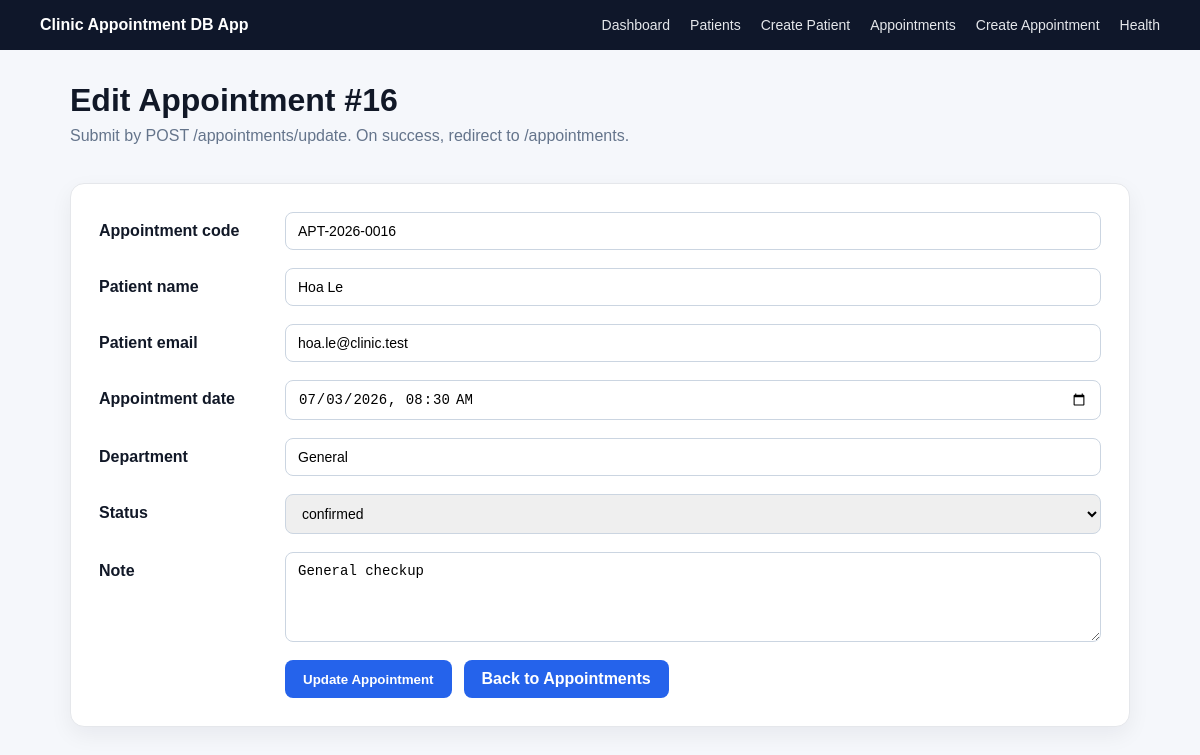
Screenshot of /appointments/edit?id=16 with the database file from the repository.
### tables this page shows
CREATE TABLE appointments (
    id INT AUTO_INCREMENT PRIMARY KEY,
    appointment_code VARCHAR(50) NOT NULL,
    patient_name VARCHAR(100) NOT NULL,
    patient_email VARCHAR(150),
    appointment_date DATETIME NOT NULL,
    department VARCHAR(100) NOT NULL DEFAULT 'General',
    status ENUM('scheduled', 'confirmed', 'completed', 'cancelled') NOT NULL DEFAULT 'scheduled',
    note TEXT,
    created_at DATETIME NOT NULL DEFAULT CURRENT_TIMESTAMP,
    updated_at DATETIME NOT NULL DEFAULT CURRENT_TIMESTAMP ON UPDATE CURRENT_TIMESTAMP,
    UNIQUE KEY unique_appointment_code (appointment_code),
    INDEX idx_appointments_created_at (created_at),
    INDEX idx_appointments_status_created_at (status, created_at),
    INDEX idx_appointments_date (appointment_date),
    INDEX idx_appointments_patient_email (patient_email)
);

### app/Core/helpers.php (called while the page is built, shortened)
<?php
function e(mixed $value): string
{
    return htmlspecialchars((string) $value, ENT_QUOTES, 'UTF-8');
}
function render(string $path, array $data = [], string $title = 'Lab05 App'): void
{
    extract($data);
    require __DIR__ . '/../Views/' . $path . '.php';
    require __DIR__ . '/../Views/layout.php';
}
function old(array $data, string $key, mixed $default = ''): mixed
{
    return $data[$key] ?? $default;
}

### app/Controllers/AppointmentController.php (called while the page is built, shortened)
<?php
class AppointmentController
{
    private function repository(): AppointmentRepository
    {
        $config = require __DIR__ . '/../../config/database.php';
        $pdo = (new Database($config))->getConnection();
        return new AppointmentRepository($pdo);
    }
    public function edit(): void
    {
        $id = (int) ($_GET['id'] ?? 0);
        try {
            $appointment = $this->repository()->findById($id);
            $appointment['appointment_date'] = date('Y-m-d\TH:i', strtotime($appointment['appointment_date']));
            render('appointments/edit', [
                'data' => $appointment,
                'errors' => [],
            ], 'Edit Appointment');
        } catch (Throwable $e) {
            log_error($e);
            http_response_code(500);
            render('errors/500', [
                'message' => 'Sorry, we could not load this appointment right now.',
            ], 'Something went wrong');
        }
    }
}

### public/index.php (called while the page is built, shortened)
<?php
require __DIR__ . '/../app/Core/helpers.php';
require __DIR__ . '/../app/Repositories/AppointmentRepository.php';
require __DIR__ . '/../app/Controllers/AppointmentController.php';
$router = new Router();
$router->get('/', [HomeController::class, 'index']);
$router->get('/health', [HealthController::class, 'index']);
$router->get('/patients', [PatientController::class, 'index']);
$router->get('/patients/create', [PatientController::class, 'create']);
$router->post('/patients/store', [PatientController::class, 'store']);
$router->get('/patients/edit', [PatientController::class, 'edit']);
$router->post('/patients/update', [PatientController::class, 'update']);
$router->post('/patients/delete', [PatientController::class, 'delete']);
$router->get('/appointments', [AppointmentController::class, 'index']);
$router->get('/appointments/create', [AppointmentController::class, 'create']);
$router->post('/appointments/store', [AppointmentController::class, 'store']);
$router->get('/appointments/edit', [AppointmentController::class, 'edit']);
$router->post('/appointments/update', [AppointmentController::class, 'update']);
$router->post('/appointments/delete', [AppointmentController::class, 'delete']);
$router->dispatch($_SERVER['REQUEST_METHOD'], $_SERVER['REQUEST_URI']);

### app/Repositories/AppointmentRepository.php (called while the page is built, shortened)
<?php
class AppointmentRepository
{
    public function findById(int $id): ?array
    {
        $stmt = $this->db->prepare("SELECT * FROM appointments WHERE id = :id");
        $stmt->execute(['id' => $id]);
        return $stmt->fetch() ?: null;
    }
}

### app/Views/appointments/edit.php (the view, shortened to what this page needs)
<div class="page-header">
    <div>
        <h1>Edit Appointment #<?= e($data['id']) ?></h1>
        <p>Submit by POST /appointments/update. On success, redirect to /appointments.</p>
    </div>
</div>
<form class="form-card" method="post" action="/appointments/update">
    <div class="form-row">
        <label>Appointment code</label>
        <input type="text" name="appointment_code" maxlength="50" required value="<?= e(old($data, 'appointment_code')) ?>">
    </div>
    <div class="form-row">
        <label>Patient name</label>
        <input type="text" name="patient_name" maxlength="100" required value="<?= e(old($data, 'patient_name')) ?>">
    </div>
    <div class="form-row">
        <label>Patient email</label>
        <input type="email" name="patient_email" maxlength="150" value="<?= e(old($data, 'patient_email')) ?>">
    </div>
    <div class="form-row">
        <label>Appointment date</label>
        <input type="datetime-local" name="appointment_date" required value="<?= e(old($data, 'appointment_date')) ?>">
    </div>
    <div class="form-row">
        <label>Department</label>
        <input type="text" name="department" maxlength="100" required value="<?= e(old($data, 'department')) ?>">
    </div>
    <div class="form-row">
        <label>Status</label>
        <select name="status">
            <?php foreach (['scheduled', 'confirmed', 'completed', 'cancelled'] as $status): ?>
                <option value="<?= e($status) ?>" <?= old($data, 'status') === $status ? 'selected' : '' ?>><?= e($status) ?></option>
            <?php endforeach; ?>
        </select>
    </div>
    <div class="form-row">
        <label>Note</label>
        <textarea name="note" rows="3"><?= e(old($data, 'note')) ?></textarea>
    </div>
    <div class="form-actions">
        <button class="btn btn-primary" type="submit">Update Appointment</button>
        <a class="btn" href="/appointments">Back to Appointments</a>
    </div>
</form>

### public/assets/style.css (style rules this page uses)
* { box-sizing: border-box; }
body { margin: 0; font-family: Arial, Helvetica, sans-serif; background: #f5f7fb; color: #111827; }
.hero, .panel, .form-card, .side-card, .table-wrap, .filter-bar { background: white; border: 1px solid #e5e7eb; border-radius: 14px; box-shadow: 0 8px 22px rgba(15, 23, 42, 0.06); }
.hero h1, .page-header h1, .panel h1 { margin: 0 0 8px; font-size: 32px; }
.hero p, .page-header p { color: #64748b; margin-top: 0; }
.page-header { display: flex; justify-content: space-between; align-items: center; margin-bottom: 22px; gap: 16px; }
.btn { display: inline-block; border: 0; border-radius: 8px; padding: 10px 18px; background: #2563eb; color: white; text-decoration: none; cursor: pointer; font-weight: 600; }
input, textarea, select { width: 100%; padding: 10px 12px; border: 1px solid #cbd5e1; border-radius: 8px; font-size: 14px; }
textarea { min-height: 90px; }
.form-card, .side-card, .panel { padding: 28px; }
.form-row { display: grid; grid-template-columns: 170px 1fr; gap: 16px; margin-bottom: 18px; align-items: start; }
.form-row label { font-weight: 700; padding-top: 10px; }
.form-actions { margin-left: 186px; display: flex; gap: 12px; }

### rows the page displays
appointments: id "16", appointment_code "APT-2026-0016", patient_name "Hoa Le", patient_email "hoa.le@clinic.test", department "General", note "General checkup"

### other values shown
form field status "confirmed"
